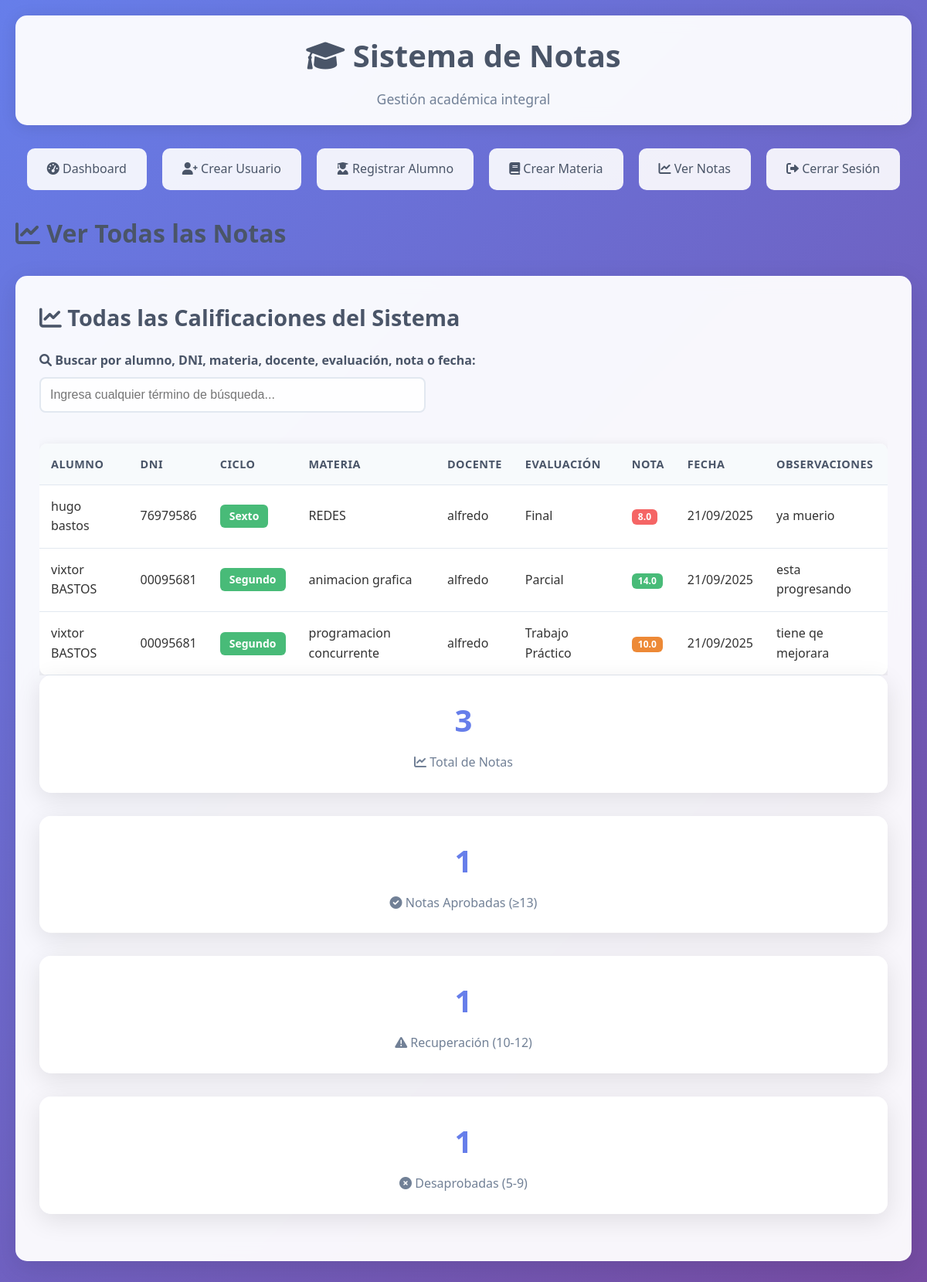
The page /admin/ver_notas (signed in) on the database as committed earlier.
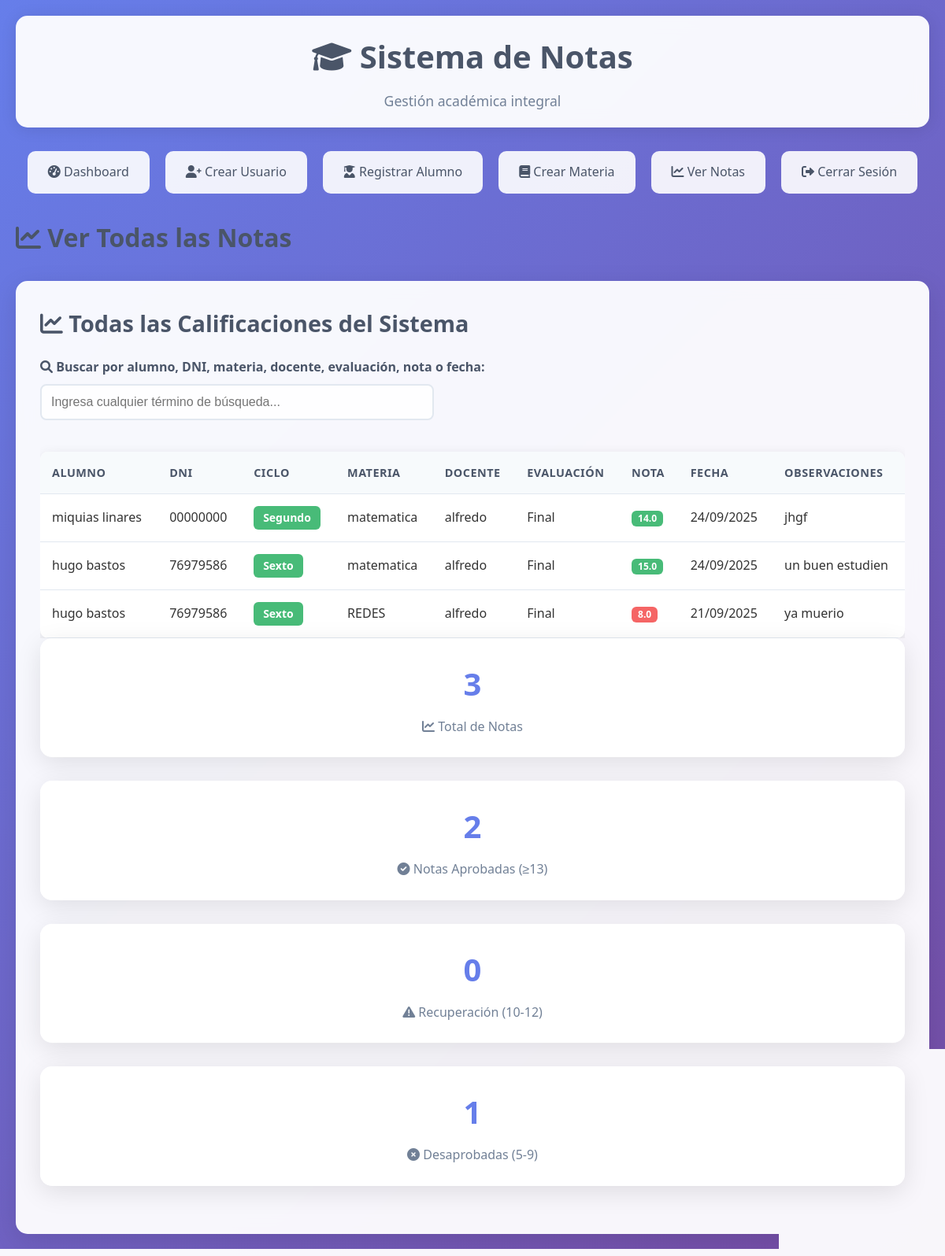
The same page on the database as committed later.
### app.py (models this page shows)
class Nota(db.Model):
    id = db.Column(db.Integer, primary_key=True)
    alumno_id = db.Column(db.Integer, db.ForeignKey('alumno.id'), nullable=False)
    materia_id = db.Column(db.Integer, db.ForeignKey('materia.id'), nullable=False)
    nota = db.Column(db.Float, nullable=False)
    tipo_evaluacion = db.Column(db.String(50), nullable=False)  # 'parcial', 'final', 'trabajo', etc.
    fecha = db.Column(db.DateTime, default=datetime.utcnow)
    observaciones = db.Column(db.Text)
    alumno = db.relationship('Alumno', backref=db.backref('notas', lazy=True))
    materia = db.relationship('Materia', backref=db.backref('notas', lazy=True))

class Alumno(db.Model):
    id = db.Column(db.Integer, primary_key=True)
    dni = db.Column(db.String(20), unique=True, nullable=False)
    nombre = db.Column(db.String(100), nullable=False)
    apellido = db.Column(db.String(100), nullable=False)
    email = db.Column(db.String(120))
    telefono = db.Column(db.String(20))
    fecha_nacimiento = db.Column(db.Date)
    ciclo = db.Column(db.String(20), nullable=False)  # primero, segundo, tercero, cuarto, quinto, sexto
    fecha_registro = db.Column(db.DateTime, default=datetime.utcnow)

class Materia(db.Model):
    id = db.Column(db.Integer, primary_key=True)
    nombre = db.Column(db.String(100), nullable=False)
    codigo = db.Column(db.String(20), unique=True, nullable=False)
    docente_id = db.Column(db.Integer, db.ForeignKey('usuario.id'), nullable=False)
    docente = db.relationship('Usuario', backref=db.backref('materias', lazy=True))

class Usuario(db.Model):
    id = db.Column(db.Integer, primary_key=True)
    username = db.Column(db.String(80), unique=True, nullable=False)
    email = db.Column(db.String(120), unique=True, nullable=False)
    password_hash = db.Column(db.String(120), nullable=False)
    tipo = db.Column(db.String(20), nullable=False)  # 'admin' o 'docente'
    fecha_creacion = db.Column(db.DateTime, default=datetime.utcnow)

### app.py (the view)
@app.route('/admin/ver_notas')
def admin_ver_notas():
    if not session.get('user_id') or session.get('tipo') != 'admin':
        return redirect(url_for('login'))
    notas = db.session.query(Nota, Alumno, Materia).join(Alumno).join(Materia).order_by(Nota.fecha.desc()).all()
    return render_template('admin/ver_notas.html', notas=notas)

### app.py (called while the page is built)
@app.context_processor
def inject_flash_cleanup():
    return dict()

### templates/admin/ver_notas.html (shortened to what this page needs)
{% extends "base.html" %}
{% block content %}
<div class="dashboard-header">
    <h1 class="dashboard-title"><i class="fas fa-chart-line"></i> Ver Todas las Notas</h1>
</div>
<div class="card">
    <h2><i class="fas fa-chart-line"></i> Todas las Calificaciones del Sistema</h2>
    <div class="search-container" style="margin-bottom: 20px;">
        <div class="form-group">
            <label for="searchNota" style="display: block; margin-bottom: 8px; font-weight: 600; color: #4a5568;">
                <i class="fas fa-search"></i> Buscar por alumno, DNI, materia, docente, evaluación, nota o fecha:
            </label>
            <input type="text" id="searchNota" class="form-control" placeholder="Ingresa cualquier término de búsqueda..."
                   style="width: 100%; max-width: 500px; padding: 12px; border: 2px solid #e2e8f0; border-radius: 8px; font-size: 1rem;">
        </div>
    </div>
    {% if notas %}
    <div class="table-responsive">
        <table class="table">
            <thead>
                <tr>
                    <th>Alumno</th>
                    <th>DNI</th>
                    <th>Ciclo</th>
                    <th>Materia</th>
                    <th>Docente</th>
                    <th>Evaluación</th>
                    <th>Nota</th>
                    <th>Fecha</th>
                    <th>Observaciones</th>
                </tr>
            </thead>
            <tbody>
                {% for nota, alumno, materia in notas %}
                <tr class="nota-row"
                    data-alumno="{{ alumno.nombre }} {{ alumno.apellido }}"
                    data-dni="{{ alumno.dni }}"
                    data-ciclo="{{ alumno.ciclo }}"
                    data-materia="{{ materia.nombre }}"
                    data-docente="{{ materia.docente.username }}"
                    data-evaluacion="{{ nota.tipo_evaluacion }}"
                    data-nota="{{ nota.nota }}"
                    data-fecha="{{ nota.fecha.strftime('%d/%m/%Y') }}"
                    data-observaciones="{{ nota.observaciones or '' }}">
                    <td>{{ alumno.nombre }} {{ alumno.apellido }}</td>
                    <td>{{ alumno.dni }}</td>
                    <td>
                        <span class="badge badge-success" style="font-size: 14px; padding: 8px 12px;">
                            {{ alumno.ciclo.title() if alumno.ciclo else 'Sin ciclo' }}
                        </span>
                    </td>
                    <td>{{ materia.nombre }}</td>
                    <td>{{ materia.docente.username }}</td>
                    <td>{{ nota.tipo_evaluacion }}</td>
                    <td>
                        <span class="badge badge-{{ 'success' if nota.nota >= 13 else 'warning' if nota.nota >= 10 else 'danger' }}">
                            {{ nota.nota }}
                        </span>
                    </td>
                    <td>{{ nota.fecha.strftime('%d/%m/%Y') }}</td>
                    <td>{{ nota.observaciones or '-' }}</td>
                </tr>
                {% endfor %}
            </tbody>
        </table>
    </div>
    <div class="stats-summary">
        <div class="grid grid-4">
            <div class="stats-card">
                <h3>{{ notas|length }}</h3>
                <p><i class="fas fa-chart-line"></i> Total de Notas</p>
            </div>
            <div class="stats-card">
                <h3>{{ notas|selectattr('0.nota', 'ge', 13)|list|length }}</h3>
                <p><i class="fas fa-check-circle"></i> Notas Aprobadas (≥13)</p>
            </div>
            <div class="stats-card">
                <h3>{{ notas|selectattr('0.nota', 'ge', 10)|selectattr('0.nota', 'lt', 13)|list|length }}</h3>
                <p><i class="fas fa-exclamation-triangle"></i> Recuperación (10-12)</p>
            </div>
            <div class="stats-card">
                <h3>{{ notas|selectattr('0.nota', 'ge', 5)|selectattr('0.nota', 'lt', 10)|list|length }}</h3>
                <p><i class="fas fa-times-circle"></i> Desaprobadas (5-9)</p>
            </div>
        </div>
    </div>
    {% else %}
    <div class="alert alert-info">
        <i class="fas fa-info-circle"></i>
        No hay notas registradas en el sistema.
    </div>
    {% endif %}
</div>
{% endblock %}

### templates/base.html (shortened to what this page needs)
<!DOCTYPE html>
<html lang="es">
<head>
    <link rel="stylesheet" href="{{ url_for('static', filename='css/style.css') }}">
    <link href="https://cdnjs.cloudflare.com/ajax/libs/font-awesome/6.0.0/css/all.min.css" rel="stylesheet">
</head>
<body>
    <div class="container">
        {% if not request.endpoint == 'index' and not request.endpoint == 'login' %}
        <div class="header">
            <h1><i class="fas fa-graduation-cap"></i> Sistema de Notas</h1>
            <p>Gestión académica integral</p>
        </div>
        <div class="nav" id="navMenu">
            {% if session.tipo == 'admin' %}
                <a href="{{ url_for('admin_dashboard') }}" onclick="closeMenu()">
                    <i class="fas fa-tachometer-alt"></i> Dashboard
                </a>
                <a href="{{ url_for('crear_usuario') }}" onclick="closeMenu()">
                    <i class="fas fa-user-plus"></i> Crear Usuario
                </a>
                <a href="{{ url_for('registrar_alumno') }}" onclick="closeMenu()">
                    <i class="fas fa-user-graduate"></i> Registrar Alumno
                </a>
                <a href="{{ url_for('admin_crear_materia') }}" onclick="closeMenu()">
                    <i class="fas fa-book"></i> Crear Materia
                </a>
                <a href="{{ url_for('admin_ver_notas') }}" onclick="closeMenu()">
                    <i class="fas fa-chart-line"></i> Ver Notas
                </a>
            {% endif %}
            <a href="{{ url_for('logout') }}" onclick="closeMenu()" class="nav-logout">
                <i class="fas fa-sign-out-alt"></i> Cerrar Sesión
            </a>
        </div>
        {% endif %}
        {% block content %}{% endblock %}
    </div>
</body>
</html>

### static/css/style.css (style rules this page uses)
* { margin: 0; padding: 0; box-sizing: border-box; }
body { font-family: 'Segoe UI', Tahoma, Geneva, Verdana, sans-serif; line-height: 1.6; color: #333; background: linear-gradient(135deg, #667eea 0%, #764ba2 100%); min-height: 100vh; }
.container { max-width: 1200px; margin: 0 auto; padding: 20px; }
.header { background: rgba(255, 255, 255, 0.95); backdrop-filter: blur(10px); box-shadow: 0 2px 20px rgba(0, 0, 0, 0.1); border-radius: 15px; margin-bottom: 30px; padding: 20px; text-align: center; }
.header h1 { color: #4a5568; font-size: 2.5rem; margin-bottom: 10px; font-weight: 700; }
.header p { color: #718096; font-size: 1.1rem; }
.card { background: rgba(255, 255, 255, 0.95); backdrop-filter: blur(10px); border-radius: 15px; padding: 30px; margin-bottom: 30px; box-shadow: 0 8px 32px rgba(0, 0, 0, 0.1); border: 1px solid rgba(255, 255, 255, 0.2); }
.card h2 { color: #4a5568; margin-bottom: 20px; font-size: 1.8rem; font-weight: 600; }
.form-group { margin-bottom: 20px; }
.form-group label { display: block; margin-bottom: 8px; color: #4a5568; font-weight: 500; font-size: 1rem; }
.form-control { width: 100%; padding: 12px 16px; border: 2px solid #e2e8f0; border-radius: 10px; font-size: 1rem; transition: all 0.3s ease; background: rgba(255, 255, 255, 0.9); }
.nav { display: flex; justify-content: center; gap: 20px; margin-bottom: 30px; flex-wrap: wrap; }
.nav a { padding: 12px 24px; background: rgba(255, 255, 255, 0.9); color: #4a5568; text-decoration: none; border-radius: 10px; font-weight: 500; transition: all 0.3s ease; border: 2px solid transparent; }
.table { width: 100%; border-collapse: collapse; margin-top: 20px; background: white; border-radius: 10px; overflow: hidden; box-shadow: 0 4px 15px rgba(0, 0, 0, 0.1); }
.table th, .table td { padding: 15px; text-align: left; border-bottom: 1px solid #e2e8f0; }
.table th { background: #f7fafc; color: #4a5568; font-weight: 600; font-size: 0.9rem; text-transform: uppercase; letter-spacing: 0.5px; }
.grid { display: grid; gap: 30px; margin-bottom: 30px; }
.stats-card { background: rgba(255, 255, 255, 0.95); backdrop-filter: blur(10px); border-radius: 15px; padding: 25px; text-align: center; box-shadow: 0 8px 32px rgba(0, 0, 0, 0.1); border: 1px solid rgba(255, 255, 255, 0.2); }
.stats-card h3 { font-size: 2.5rem; color: #667eea; margin-bottom: 10px; font-weight: 700; }
.stats-card p { color: #718096; font-size: 1rem; font-weight: 500; }
.dashboard-header { display: flex; justify-content: space-between; align-items: center; margin-bottom: 30px; flex-wrap: wrap; gap: 20px; }
.dashboard-title { color: #4a5568; font-size: 2rem; font-weight: 700; }
.card { animation: fadeIn 0.6s ease-out; }
.badge { display: inline-block; padding: 4px 8px; font-size: 0.75rem; font-weight: 600; line-height: 1; text-align: center; white-space: nowrap; vertical-align: baseline; border-radius: 6px; color: white; }
.badge-success { background-color: #48bb78; }
.badge-danger { background-color: #f56565; }
.table-responsive { overflow-x: auto; -webkit-overflow-scrolling: touch; }

Rows that differ between the two databases and show on the page:
removed Nota: nombre "vixtor", apellido "BASTOS", dni "00095681", ciclo "Segundo", nombre "animacion grafica", docente.username "alfredo", tipo_evaluacion "Parcial", nota "14.0", fecha "21/09/2025", observaciones "esta progresando"
removed Nota: nombre "vixtor", apellido "BASTOS", dni "00095681", ciclo "Segundo", nombre "programacion concurrente", docente.username "alfredo", tipo_evaluacion "Trabajo Práctico", nota "10.0", fecha "21/09/2025", observaciones "tiene qe mejorara"
added Nota: nombre "miquias", apellido "linares", dni "00000000", ciclo "Segundo", nombre "matematica", docente.username "alfredo", tipo_evaluacion "Final", nota "14.0", fecha "24/09/2025", observaciones "jhgf"
added Nota: nombre "hugo", apellido "bastos", dni "76979586", ciclo "Sexto", nombre "matematica", docente.username "alfredo", tipo_evaluacion "Final", nota "15.0", fecha "24/09/2025", observaciones "un buen estudien"
Other text that changed with them:
{{ notas|selectattr('0.nota', 'ge', 13)|list|length }}: "1" → "2"
text no longer shown: "1"
text now shown: "0"
